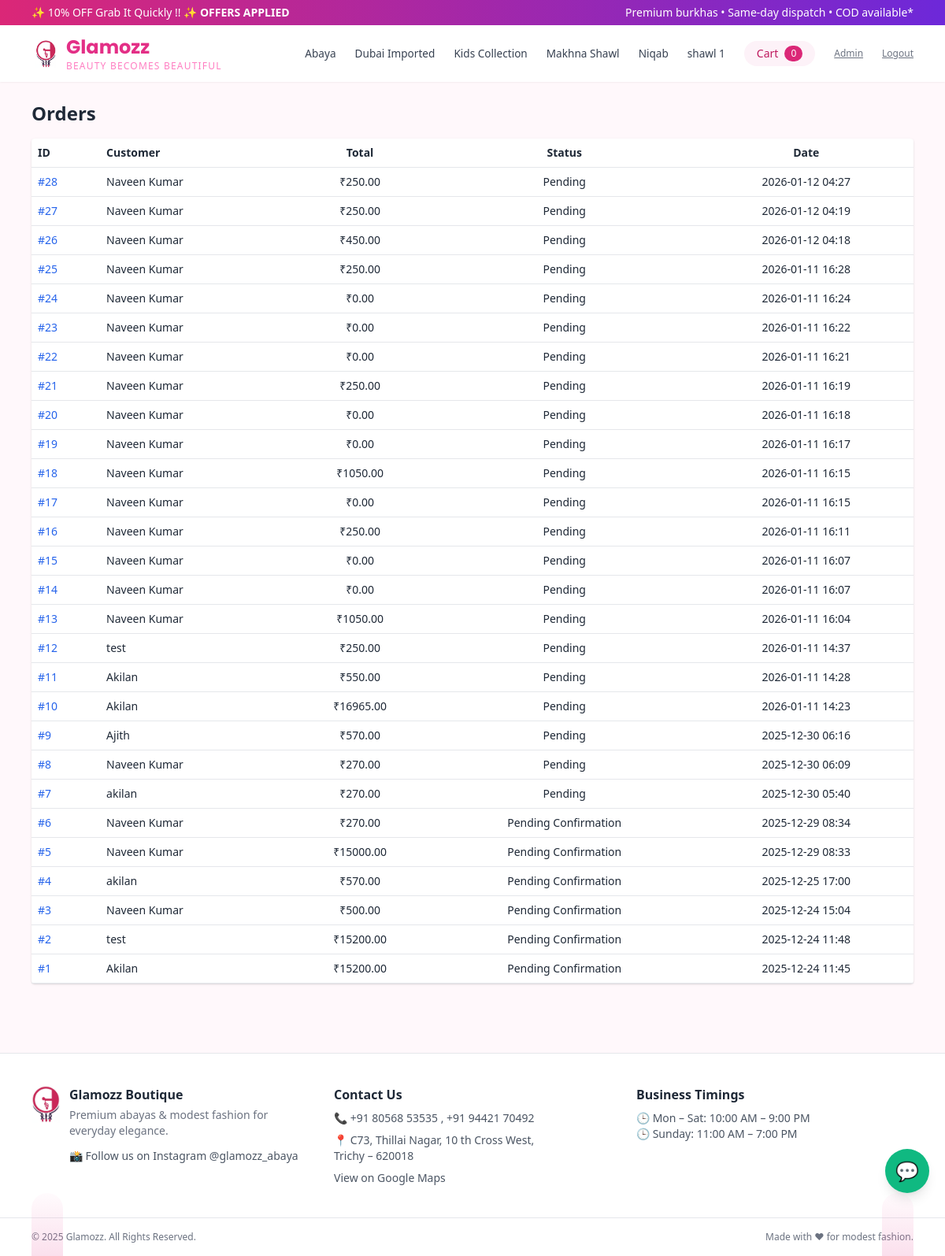
Page /admin/orders (signed in) on the committed database.
### app.py (models this page shows)
class Category(db.Model):
    id = db.Column(db.Integer, primary_key=True)
    slug = db.Column(db.String(64), unique=True, nullable=False)
    name = db.Column(db.String(120), nullable=False)
    products = db.relationship("Product", backref="category", lazy=True)

class Order(db.Model):
    id = db.Column(db.Integer, primary_key=True)
    customer_name = db.Column(db.String(200), nullable=False)
    customer_email = db.Column(db.String(200), nullable=False)
    customer_phone = db.Column(db.String(50), nullable=False)
    address = db.Column(db.Text, nullable=False)
    total_amount = db.Column(db.Float, nullable=False)
    status = db.Column(db.String(50), default="Paid")  # Paid / Pending / Shipped / Cancelled
    created_at = db.Column(db.DateTime, default=datetime.utcnow)
    items = db.relationship("OrderItem", backref="order", lazy=True)

### app.py (the view)
@app.route("/admin/orders")
@login_required
@admin_required
def admin_orders():
    orders = Order.query.order_by(Order.created_at.desc()).all()
    return render_template("admin/orders.html", orders=orders)

### app.py (called while the page is built)
@login_manager.user_loader
def load_user(user_id):
    return User.query.get(int(user_id))

def get_cart():
    return session.get("cart", {})

def admin_required(func):
    from functools import wraps
    @wraps(func)
    def wrapper(*args, **kwargs):
        if not current_user.is_authenticated:
            return login_manager.unauthorized()
        if not current_user.is_admin:
            flash("Admin access only.")
            return redirect(url_for("index"))
        return func(*args, **kwargs)
    return wrapper

@app.context_processor
def inject_globals():
    nav_categories = {c.slug: c.name for c in Category.query.order_by(Category.name).all()}
    cart = get_cart()
    cart_count = sum(cart.values())
    return dict(nav_categories=nav_categories, cart_count=cart_count, current_user=current_user)

### templates/admin/orders.html (shortened to what this page needs)
{% extends "base.html" %}
{% block content %}
<h1 class="text-2xl font-bold mb-4">Orders</h1>
<div class="bg-white rounded shadow">
    <table class="w-full text-sm">
        <tr class="border-b">
            <th class="p-2 text-left">ID</th>
            <th class="p-2 text-left">Customer</th>
            <th class="p-2">Total</th>
            <th class="p-2">Status</th>
            <th class="p-2">Date</th>
        </tr>
        {% for o in orders %}
            <tr class="border-b">
                <td class="p-2">
                    <a href="{{ url_for('admin_order_detail', order_id=o.id) }}" class="text-blue-600">#{{ o.id }}</a>
                </td>
                <td class="p-2">{{ o.customer_name }}</td>
                <td class="p-2 text-center">₹{{ "%.2f"|format(o.total_amount) }}</td>
                <td class="p-2 text-center">{{ o.status }}</td>
                <td class="p-2 text-center">{{ o.created_at.strftime('%Y-%m-%d %H:%M') }}</td>
            </tr>
        {% endfor %}
    </table>
</div>
{% endblock %}

### templates/base.html (shortened to what this page needs)
<!DOCTYPE html>
<html lang="en">
<head>
    <link rel="stylesheet" href="{{ url_for('static', filename='css/premium.css') }}">
    <link href="https://cdn.jsdelivr.net/npm/tailwindcss@2.2.19/dist/tailwind.min.css" rel="stylesheet">
</head>
<body class="bg-[var(--brand-bg)] text-gray-800 transition-colors duration-300">
    <div class="w-full bg-gradient-to-r from-pink-600 via-rose-500 to-purple-700 text-white text-xs sm:text-sm">
        <div class="max-w-6xl mx-auto px-4 py-1.5 flex justify-between items-center">
            <span>✨ 10% OFF Grab It Quickly !! ✨ <b>OFFERS APPLIED</b></span>
            <span class="hidden sm:inline">Premium burkhas • Same-day dispatch • COD available*</span>
        </div>
    </div>
<header class="bg-white shadow-sm sticky top-0 z-50">
    <div class="max-w-6xl mx-auto px-4 py-3 flex items-center justify-between">
        <div class="flex items-center gap-2">
    <a href="{{ url_for('index') }}" class="flex items-center gap-2">
        <img src="{{ url_for('static', filename='uploads/icon.png') }}" alt="Logo"
             class="w-9 h-9 object-contain">
        <div class="leading-tight">
            <h1 class="text-2xl font-bold" style="color:#e32f86;font-family:Poppins;">
                Glamozz
            </h1>
            <p class="tracking-widest text-xs font-medium" style="color:#ff7ec2;">
                BEAUTY BECOMES BEAUTIFUL
            </p>
        </div>
    </a>
</div>
        <nav class="hidden md:flex items-center space-x-6 text-sm font-medium text-gray-700">
            {% for slug, name in nav_categories.items() %}
                <a href="{{ url_for('category_page', slug=slug) }}"
                   class="nav-link hover:text-pink-600">
                    {{ name }}
                </a>
            {% endfor %}
            <a href="{{ url_for('cart') }}"
   class="pill-badge bg-pink-50 text-pink-700 px-4 py-1.5 text-sm
          hover:bg-pink-100 flex items-center space-x-2 rounded-full">
    <span>Cart</span>
    <span class="pill-badge bg-pink-600 text-white text-xs
                 px-2 py-0.5 rounded-full">
        {{ cart_count }}
    </span>
</a>
            {% if current_user.is_authenticated and current_user.is_admin %}
                <a href="{{ url_for('admin_dashboard') }}"
                   class="text-xs text-gray-500 underline">
                   Admin
                </a>
                <a href="{{ url_for('admin_logout') }}"
                   class="text-xs text-gray-500 underline">
                   Logout
                </a>
            {% endif %}
        </nav>
    </div>
</header>
    <main class="flex-1">
        <div class="max-w-6xl mx-auto px-4 py-6">
            {% block content %}{% endblock %}
        </div>
    </main>
<footer class="relative bg-white border-t mt-16 overflow-hidden">
    <div class="absolute inset-0 pointer-events-none">
        <div class="tree tree-left"></div>
        <div class="tree tree-right"></div>
    </div>
    <div class="relative max-w-6xl mx-auto px-4 py-10 grid grid-cols-1 md:grid-cols-3 gap-8 text-sm text-gray-600">
<div class="flex items-start gap-3">
    <img src="{{ url_for('static', filename='uploads/icon.png') }}"
         class="h-12 w-auto object-contain" alt="Glamozz">
    <div>
        <h3 class="text-base font-semibold text-gray-800 mb-1">Glamozz Boutique</h3>
        <p class="text-gray-500 mb-3 text-sm">
            Premium abayas & modest fashion for everyday elegance.
        </p>
        <a href="https://www.instagram.com/glamozz_abaya?igsh=Y205bXdqdnI1Y3p0"
           target="_blank"
           class="inline-flex items-center gap-2 text-[var(--brand-pink)] font-medium hover:underline">
            📸 Follow us on Instagram @glamozz_abaya
        </a>
    </div>
</div>
        <div>
            <h3 class="text-base font-semibold text-gray-800 mb-2">
                Contact Us
            </h3>
            <p class="mb-2">
                📞 <a href="tel:+918056853535" class="hover:underline">
                    +91 80568 53535
                </a>
                <a href="tel:+919442170492" class="hover:underline">
                    , +91 94421 70492
                </a>
            </p>
            <p class="mb-2">
                📍 C73, Thillai Nagar, 10 th Cross West,<br>
                Trichy – 620018
            </p>
            <a href="https://www.google.com/maps/place/GLAMOZZ+BURKHA/@10.8209313,78.6791688,869m/data=!3m1!1e3!4m14!1m7!3m6!1s0x3baaf5a1981f28d3:0x8d49c6cb777a2616!2sGLAMOZZ+BURKHA!8m2!3d10.8209313!4d78.6817437!16s%2Fg%2F11f4m4zh_q!3m5!1s0x3baaf5a1981f28d3:0x8d49c6cb777a2616!8m2!3d10.8209313!4d78.6817437!16s%2Fg%2F11f4m4zh_q?entry=ttu&g_ep=EgoyMDI1MTIwOS4wIKXMDSoASAFQAw%3D%3D"
               target="_blank"
               class="text-[var(--brand-pink)] hover:underline">
                View on Google Maps
            </a>
        </div>
        <div>
            <h3 class="text-base font-semibold text-gray-800 mb-2">
                Business Timings
            </h3>
            <p>🕒 Mon – Sat: 10:00 AM – 9:00 PM</p>
            <p>🕒 Sunday: 11:00 AM – 7:00 PM</p>
        </div>
    </div>
    <div class="border-t">
        <div class="max-w-6xl mx-auto px-4 py-4 text-xs text-gray-500 flex flex-col sm:flex-row justify-between items-center space-y-2 sm:space-y-0">
            <span>© 2025 Glamozz. All Rights Reserved.</span>
            <span>Made with ♥ for modest fashion.</span>
        </div>
    </div>
</footer>
<a href="https://wa.me/919876543210"
   target="_blank"
   class="fixed bottom-20 right-5 z-50
          bg-green-500 hover:bg-green-600
          text-white
          w-14 h-14
          rounded-full
          flex items-center justify-center
          shadow-lg
          text-2xl"
          >
    💬
</a>
</body>
</html>

### static/css/premium.css (style rules this page uses)
:root { --pink-main: #e11d74; --pink-soft: #fff1f7; --pink-light: #fde7f3; --purple-dark: #3b0a45; --text-dark: #1f2937; --text-muted: #6b7280; --card-bg: #ffffff; --radius-lg: 1.25rem; --radius-md: 0.75rem; --shadow-soft: 0 10px 25px rgba(0,0,0,0.06); --shadow-hover: 0 18px 40px rgba(225,29,116,0.18); }
body { font-family: 'Poppins', sans-serif; background: linear-gradient(180deg, #fff7fb 0%, #ffffff 100%); color: var(--text-dark); }
.nav-link { font-size: 0.85rem; position: relative; }
.nav-link::after { content: ""; position: absolute; left: 0; bottom: -5px; height: 2px; width: 0; background: linear-gradient(to right, var(--pink-main), #9333ea); transition: width 0.25s ease; }
:root { --pink:#e32f86; --pink-soft:#ffe4f2; --bg:#fff8fb; --text:#1f2937; --card:#ffffff; }
body { background:var(--bg); color:var(--text); font-family:Poppins,sans-serif; }

### templates/base.html (style rules this page uses)
:root { --brand-bg:#fff8fb; --brand-text:#1f2937; --brand-card:#ffffff; --brand-border:#e5e7eb; --brand-pink:#e32f86; --brand-pink-soft:#ffe4f2; }
body { background:var(--brand-bg); color:var(--brand-text); }
:root { --brand-pink:#e32f86; --brand-pink-soft:#ffe4f2; --brand-deep:#4b1248; --brand-bg:#fff8fb; }
.tree { position:absolute; bottom:0; width:40px; height:80px; background:linear-gradient(to top,#e32f86,#ffe4f2); border-radius:20px 20px 0 0; opacity:0.15; }
.tree-left { left:40px; }
.tree-right { right:40px; }

### rows in the picture
Category: name "Abaya"
Category: name "Dubai Imported"
Category: name "Kids Collection"
Category: name "Makhna Shawl"
Category: name "Niqab"
Category: name "shawl 1"
Order: id "28", customer_name "Naveen Kumar", total_amount "250.00", status "Pending", created_at "2026-01-12 04:27"
Order: id "27", customer_name "Naveen Kumar", total_amount "250.00", status "Pending", created_at "2026-01-12 04:19"
Order: id "26", customer_name "Naveen Kumar", total_amount "450.00", status "Pending", created_at "2026-01-12 04:18"
Order: id "25", customer_name "Naveen Kumar", total_amount "250.00", status "Pending", created_at "2026-01-11 16:28"
Order: id "24", customer_name "Naveen Kumar", total_amount "0.00", status "Pending", created_at "2026-01-11 16:24"
Order: id "23", customer_name "Naveen Kumar", total_amount "0.00", status "Pending", created_at "2026-01-11 16:22"
Order: id "22", customer_name "Naveen Kumar", total_amount "0.00", status "Pending", created_at "2026-01-11 16:21"
Order: id "21", customer_name "Naveen Kumar", total_amount "250.00", status "Pending", created_at "2026-01-11 16:19"
Order: id "20", customer_name "Naveen Kumar", total_amount "0.00", status "Pending", created_at "2026-01-11 16:18"
Order: id "19", customer_name "Naveen Kumar", total_amount "0.00", status "Pending", created_at "2026-01-11 16:17"
Order: id "18", customer_name "Naveen Kumar", total_amount "1050.00", status "Pending", created_at "2026-01-11 16:15"
Order: id "17", customer_name "Naveen Kumar", total_amount "0.00", status "Pending", created_at "2026-01-11 16:15"
Order: id "16", customer_name "Naveen Kumar", total_amount "250.00", status "Pending", created_at "2026-01-11 16:11"
Order: id "15", customer_name "Naveen Kumar", total_amount "0.00", status "Pending", created_at "2026-01-11 16:07"
Order: id "14", customer_name "Naveen Kumar", total_amount "0.00", status "Pending", created_at "2026-01-11 16:07"
Order: id "13", customer_name "Naveen Kumar", total_amount "1050.00", status "Pending", created_at "2026-01-11 16:04"
Order: id "12", customer_name "test", total_amount "250.00", status "Pending", created_at "2026-01-11 14:37"
Order: id "11", customer_name "Akilan", total_amount "550.00", status "Pending", created_at "2026-01-11 14:28"
Order: id "10", customer_name "Akilan", total_amount "16965.00", status "Pending", created_at "2026-01-11 14:23"
Order: id "9", customer_name "Ajith", total_amount "570.00", status "Pending", created_at "2025-12-30 06:16"
Order: id "8", customer_name "Naveen Kumar", total_amount "270.00", status "Pending", created_at "2025-12-30 06:09"
Order: id "7", customer_name "akilan", total_amount "270.00", status "Pending", created_at "2025-12-30 05:40"
Order: id "6", customer_name "Naveen Kumar", total_amount "270.00", status "Pending Confirmation", created_at "2025-12-29 08:34"
Order: id "5", customer_name "Naveen Kumar", total_amount "15000.00", status "Pending Confirmation", created_at "2025-12-29 08:33"
Order: id "4", customer_name "akilan", total_amount "570.00", status "Pending Confirmation", created_at "2025-12-25 17:00"
Order: id "3", customer_name "Naveen Kumar", total_amount "500.00", status "Pending Confirmation", created_at "2025-12-24 15:04"
Order: id "2", customer_name "test", total_amount "15200.00", status "Pending Confirmation", created_at "2025-12-24 11:48"
Order: id "1", customer_name "Akilan", total_amount "15200.00", status "Pending Confirmation", created_at "2025-12-24 11:45"

### other values in the picture
{{ cart_count }} "0"
